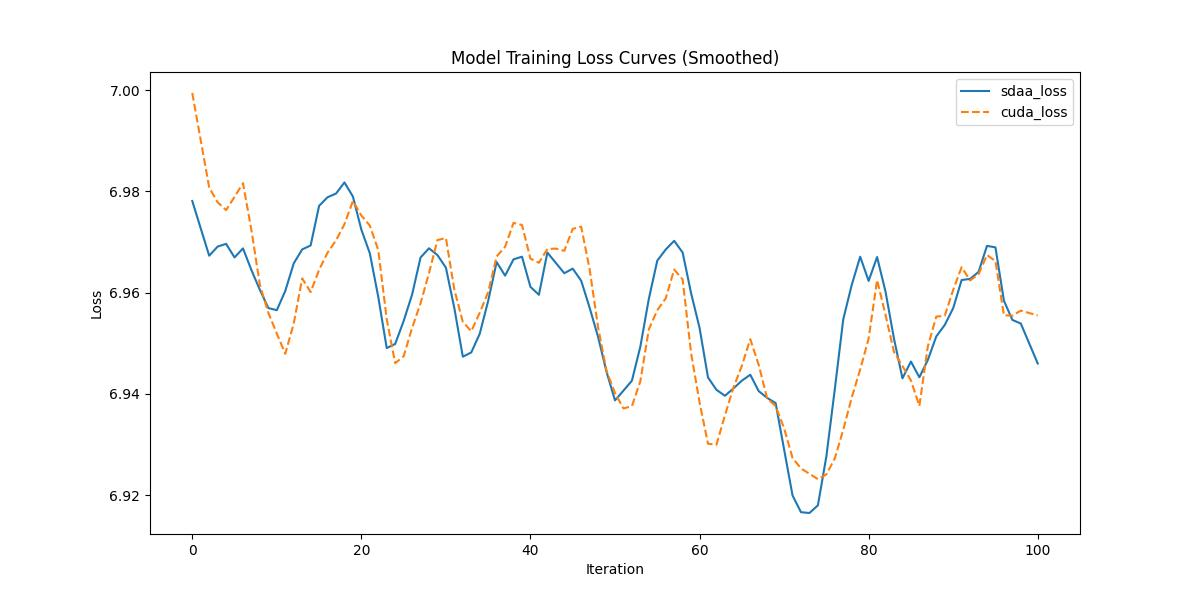

Here is the Python script that generated this plot:
# BSD 3- Clause License Copyright (c) 2023, Tecorigin Co., Ltd. All rights
# reserved.
# Redistribution and use in source and binary forms, with or without
# modification, are permitted provided that the following conditions are met:
# Redistributions of source code must retain the above copyright notice,
# this list of conditions and the following disclaimer.
# Redistributions in binary form must reproduce the above copyright notice,
# this list of conditions and the following disclaimer in the documentation
# and/or other materials provided with the distribution.
# Neither the name of the copyright holder nor the names of its contributors
# may be used to endorse or promote products derived from this software
# without specific prior written permission.
#
# THIS SOFTWARE IS PROVIDED BY THE COPYRIGHT HOLDERS AND CONTRIBUTORS "AS IS"
# AND ANY EXPRESS OR IMPLIED WARRANTIES, INCLUDING, BUT NOT LIMITED TO, THE
# IMPLIED WARRANTIES OF MERCHANTABILITY AND FITNESS FOR A PARTICULAR PURPOSE
# ARE DISCLAIMED. IN NO EVENT SHALL THE COPYRIGHT HOLDER OR CONTRIBUTORS BE
# LIABLE FOR ANY DIRECT, INDIRECT, INCIDENTAL, SPECIAL, EXEMPLARY, OR
# CONSEQUENTIAL DAMAGES (INCLUDING, BUT NOT LIMITED TO, PROCUREMENT OF
# SUBSTITUTE GOODS OR SERVICES; LOSS OF USE, DATA, OR PROFITS; OR BUSINESS
# INTERRUPTION)
# HOWEVER CAUSED AND ON ANY THEORY OF LIABILITY, WHETHER IN CONTRACT,
# STRICT LIABILITY,OR TORT (INCLUDING NEGLIGENCE OR OTHERWISE)  ARISING IN ANY
# WAY OUT OF THE USE OF THIS SOFTWARE, EVEN IF ADVISED OF THE POSSIBILITY
# OF SUCH DAMAGE.
import re
import numpy as np
import matplotlib.pyplot as plt
from scipy.signal import savgol_filter
def compare_loss(benchmark_loss_array, sdaa_loss_array):

    # 截取后50个step的数据
    benchmark_loss_array = benchmark_loss_array[-50:]
    sdaa_loss_array = sdaa_loss_array[-50:]
    def MeanRelativeError(cuda_loss, sdaa_loss):
        return ((sdaa_loss - cuda_loss) / cuda_loss).mean()

    def MeanAbsoluteError(cuda_loss, sdaa_loss):
        return (sdaa_loss - cuda_loss).mean()

    benchmark_mean_loss = benchmark_loss_array
    sdaa_mean_loss = sdaa_loss_array

    benchmark_compare_loss = benchmark_mean_loss
    sdaa_compare_loss = sdaa_mean_loss
    mean_relative_error = MeanRelativeError(benchmark_compare_loss, sdaa_compare_loss)
    mean_absolute_error = MeanAbsoluteError(benchmark_compare_loss, sdaa_compare_loss)

    print("MeanRelativeError:", mean_relative_error)
    print("MeanAbsoluteError:", mean_absolute_error)

    if mean_relative_error <= mean_absolute_error:
        print("Rule,mean_relative_error", mean_relative_error)
    else:
        print("Rule,mean_absolute_error", mean_absolute_error)

    print_str = f"{mean_relative_error=} <= 0.05 or {mean_absolute_error=} <= 0.0002"
    if mean_relative_error <= 0.05 or mean_absolute_error <= 0.0002:
        print('pass', print_str)
        return True, print_str
    else:
        print('fail', print_str)
        return False, print_str

def parse_string(string):
    #默认取rank 0 进行对比，这里根据情况修改
    pattern=r"rank : 0  train.loss : ([\d\.e-]+)"
    pattern1=r"loss: ([\d\.e-]+)"
    match = re.findall(pattern, string)  or re.findall(pattern1, string)
    return match

def parse_loss(ret_list):
    step_num=len(ret_list)
    loss_arr = np.zeros(shape=(step_num, ))
    i=0
    for loss in ret_list:
        loss = float(loss)
        loss_arr[i] = loss
        i+=1
        if i>=step_num: break
    print(loss_arr)
    return loss_arr


def plot_loss(sdaa_loss,a100_loss):
    fig, ax = plt.subplots(figsize=(12, 6))

    smoothed_losses = savgol_filter(sdaa_loss, 5, 1)
    x = list(range(len(sdaa_loss)))
    ax.plot(x, smoothed_losses, label="sdaa_loss")

    smoothed_losses = savgol_filter(a100_loss, 5, 1)
    x = list(range(len(a100_loss)))
    ax.plot(x, smoothed_losses, "--", label="cuda_loss")

    ax.set_xlabel("Iteration")
    ax.set_ylabel("Loss")
    ax.set_title("Model Training Loss Curves (Smoothed)")
    ax.legend()
    plt.savefig("loss.jpg")

if __name__=="__main__":
    from argparse import ArgumentParser,ArgumentTypeError
    parser = ArgumentParser(description='modelzoo')
    parser.add_argument('--sdaa-log', type=str,default="sdaa.log")
    parser.add_argument('--cuda-log', type=str,default="cuda.log")
    args=parser.parse_args()

    sdaa_log = args.sdaa_log   
    with open(sdaa_log, 'r') as f:
        s = f.read()
    sdaa_res = parse_string(s)

    a100_log = args.cuda_log  
    with open(a100_log, 'r') as f:
        s = f.read()
    a100_res = parse_string(s)
    length=min(len(a100_res),len(sdaa_res))
    sdaa_loss = parse_loss(sdaa_res[:length])
    a100_loss = parse_loss(a100_res[:length])
    compare_loss(a100_loss, sdaa_loss) # 比较loss
    plot_loss(sdaa_loss,a100_loss) # 对比loss曲线图
